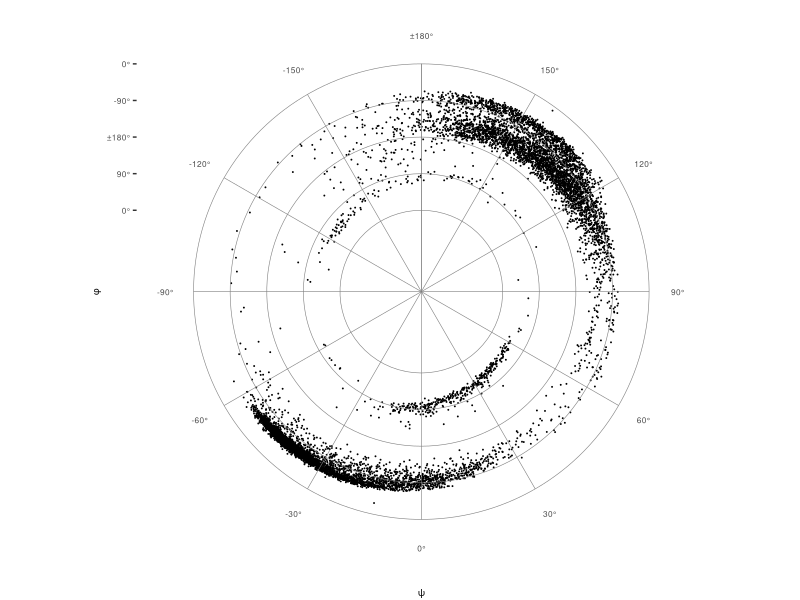

This chart was generated by the following R code:

library(ggplot2)
library(plyr)

# clear environment
rm(list = ls())

# read in data files
df <- read.csv('torsion.txt')

# wrap and translate torsion angles
df$phi <- ifelse(df$phi < 0, df$phi + 360, df$phi)
df$phi <- df$phi + 200

# reorder factor levels
df$sse <- factor(df$sse, levels = c('Helix', 'Turn', 'Strand', 'Bridge', 'Bend', 'Coil'))

ggplot(df, aes(phi, psi)) +
    
    # geoms
    geom_point(
        size = rel(0.01)
    ) + 
    geom_vline(
        xintercept = seq(200, 560, by = 90), 
        colour = 'grey50', 
        size = rel(0.2)
    ) +
    geom_hline(
        yintercept = seq(-180, 180, by = 30), 
        colour = 'grey50', 
        size = rel(0.2)
    ) +

    # coordinates 
    coord_polar(
       theta = 'y',
       direction = -1
    ) +
    
    # scales
    scale_x_continuous(
        limits = c(0,560),
        expand = c(0,0),
        breaks = c(200,290,380,470,560),
        labels = c('0\u00B0','90\u00B0','\u00B1180\u00B0','-90\u00B0','0\u00B0')
    ) + 
    scale_y_continuous(
        limits = c(-180,180),
        expand = c(0,0),
        breaks = c(-150,-120,-90,-60,-30,0,30,60,90,120,150,180),
        labels = c('-150\u00B0','-120\u00B0','-90\u00B0','-60\u00B0','-30\u00B0','0\u00B0','30\u00B0','60\u00B0','90\u00B0','120\u00B0','150\u00B0','\u00B1180\u00B0')
    ) + 

    # axis labels
    labs(
         x = expression(phi), 
         y = expression(psi)
    ) + 

    # default theme 
    theme_bw() +

    # default override
    theme(
        plot.title = element_blank(), 
        plot.margin = margin(5,0,0,0),

        panel.border = element_blank(),
        panel.grid = element_blank(),
        
        axis.text = element_text(size = 6), 
        axis.title = element_text(size = 7), 
        axis.line = element_blank()
    )

ggsave('torsion.eps', width = 3, height = 3)

